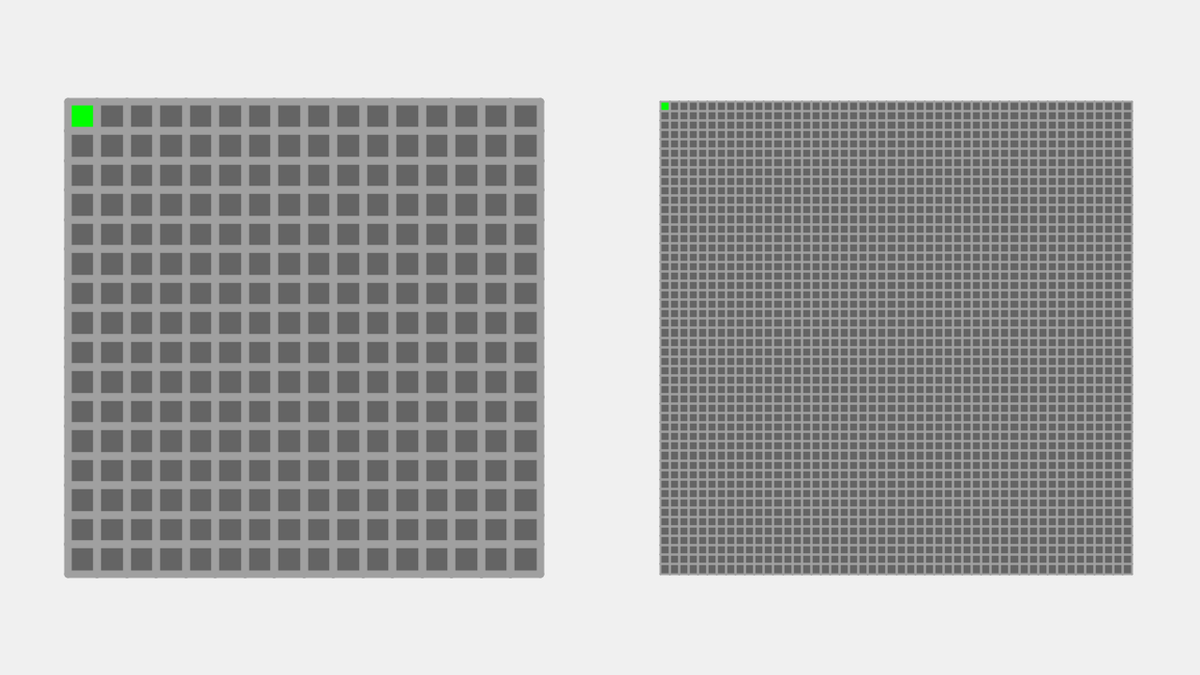
Frame 1 (no input)
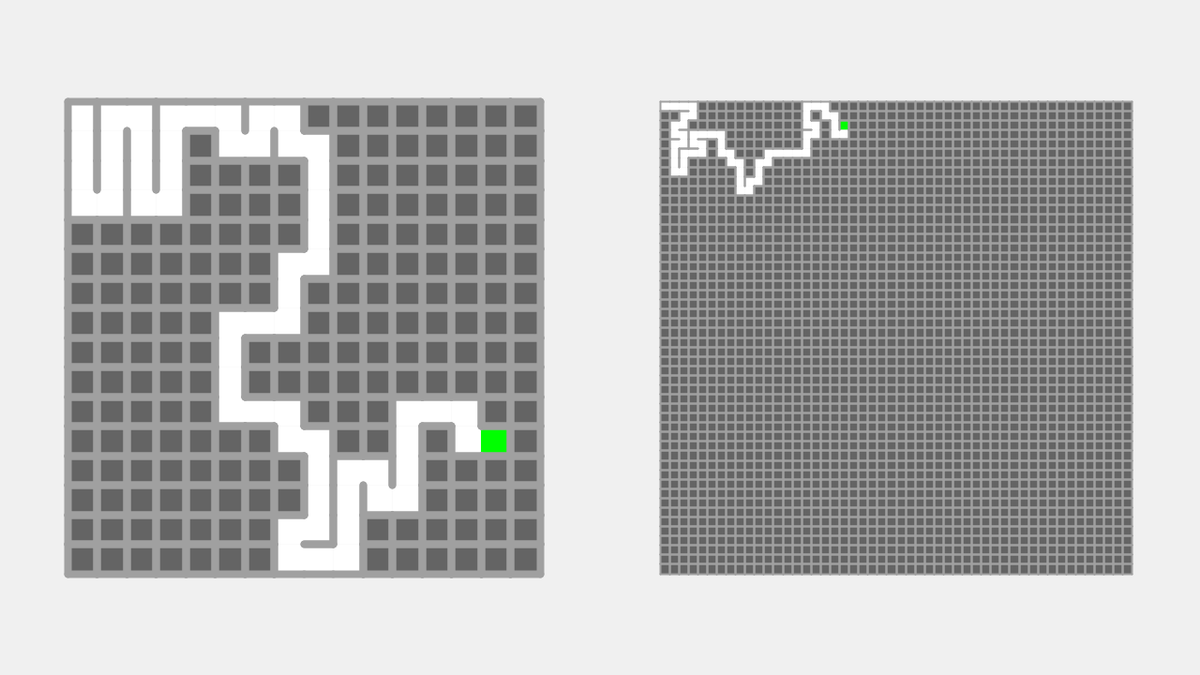
Frame 60 (the mouse pressed at the canvas centre just before this capture)
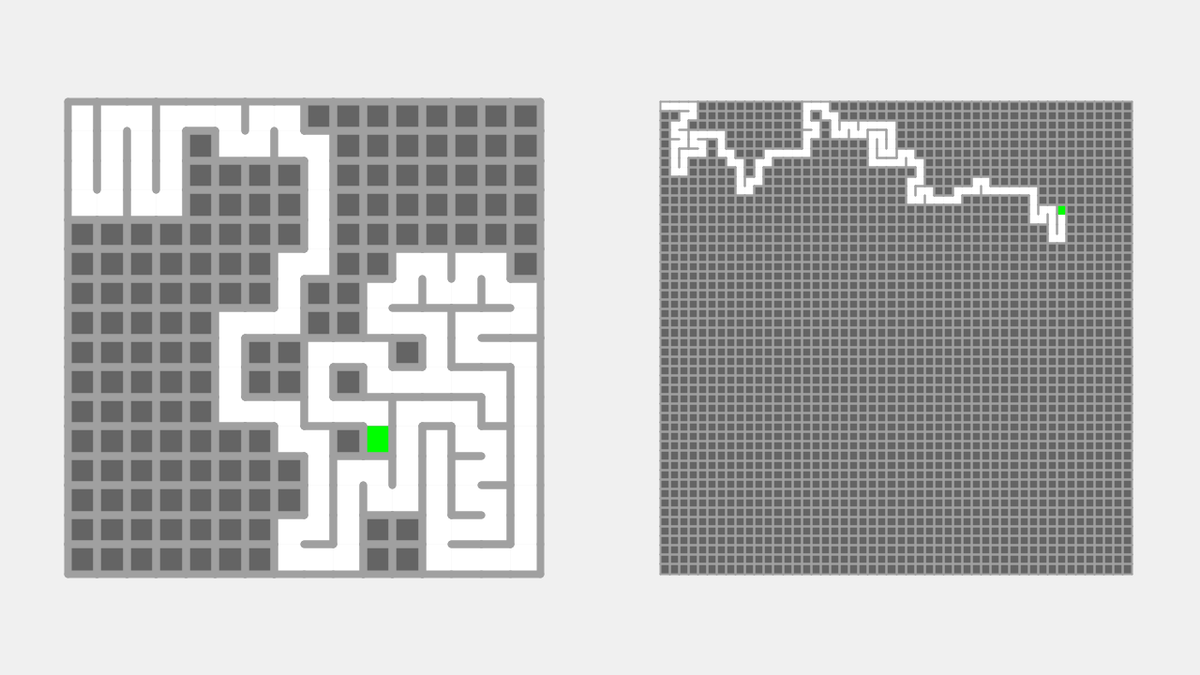
Frame 120 (the mouse held since frame 60 and released just before this capture)

The Processing sketch that drew these frames (run headless with seeded random() and noise(); from frame 60 on, the mouse is pressed at the canvas centre):

// Processing sketch: MazeTest5
// ── MazeTest5.pde
Grid p_grd, e_grd;
int p_clm, p_row, e_clm, e_row;
boolean slow = false;

void setup() {
  size(1280, 720);
  if (slow) frameRate(10); else frameRate(300);
  dimensions();
  makeGrids();
  makeMaze();
}

void draw() {
  println(frameRate);
  background(240);
  p_grd.show();
  e_grd.show();
  p_grd.move();
  e_grd.move();
}

void dimensions() {
  int p_clm_ = 50;
  int p_row_ = 50;
  int e_clm_ = 16;
  int e_row_ = 16;
  p_clm = constrain(p_clm_, 0, 252);
  p_row = constrain(p_row_, 0, 252);
  e_clm = constrain(e_clm_, 0, 252);
  e_row = constrain(e_row_, 0, 252);
}

void makeGrids() {
  p_grd = new Grid(0, p_clm, p_row);
  e_grd = new Grid(1, e_clm, e_row);
}

void makeMaze() {
}

class Grid {
  Cell current;
  int grd, clm, row;
  float w, x_mg, y_mg, sw;
  Cell[][] cell;
  ArrayList<Cell> stack = new ArrayList<Cell>();
  Grid(int grd_, int clm_, int row_) {
    grd = grd_;
    clm = clm_;
    row = row_;
    w = clm > row ? 0.4*width/clm : 0.7*height/row;
    x_mg = grd == 0 ? 0.55*width : 0.45*width - e_clm*w;
    y_mg = 0.15*height;
    sw = clm > row ? max(1, 128/clm) : max(1, 128/row);
    cell = new Cell[clm][row];
    for (int i = 0; i < clm; i++) {
      for (int j = 0; j < row; j++) {
        cell[i][j] = new Cell(grd, i, j, x_mg, y_mg, w, sw);
      }
    }
    current = cell[0][0];
  }
  void move() {
    current.visited = true;
    Cell next = current.checkNeighbours();
    if (next != null) {
      stack.add(current);
      if (current.j - next.j == 1) {
        current.wall[0] = false;
        next.wall[2] = false;
      } else if (current.j - next.j == -1) {
        current.wall[2] = false;
        next.wall[0] = false;
      }
      if (current.i - next.i == 1) {
        current.wall[3] = false;
        next.wall[1] = false;
      } else if (current.i - next.i == -1) {
        current.wall[1] = false;
        next.wall[3] = false;
      }
      current = next;
    } else if (stack.size() > 0) {
      current = stack.get(stack.size() - 1);
      stack.remove(stack.size() - 1);
    }
  }
  void show() {
    for (int i = 0; i < clm; i++) {
      for (int j = 0; j < row; j++) {
        cell[i][j].colour();
      }
    }
    current.highlight();
    for (int i = 0; i < clm; i++) {
      for (int j = 0; j < row; j++) {
        cell[i][j].show();
      }
    }
  }
}

class Cell {
  int grd, i, j;
  float x_mg, y_mg, w, sw, x1, y1, x2, y2;
  boolean visited = false;
  boolean[] wall = {true, true, true, true};
  Cell(int grd_, int i_, int j_, float x_mg_, float y_mg_, float w_, float sw_) {
    grd = grd_;
    i = i_;
    j = j_;
    x_mg = x_mg_;
    y_mg = y_mg_;
    w = w_;
    sw = sw_;
    x1 = i*w + x_mg;
    y1 = j*w + y_mg;
    x2 = x1 + w;
    y2 = y1 + w;
  }
  void colour() {
    if (visited) {
      fill(255);
    } else {
      fill(100);
    }
    noStroke();
    rect(x1, y1, w, w);
  }
  void show() {
    stroke(160);
    strokeWeight(sw);
    if (wall[0]) {
      line(x1, y1, x2, y1);
    }
    if (wall[1]) {
      line(x2, y1, x2, y2);
    }
    if (wall[2]) {
      line(x2, y2, x1, y2);
    }
    if (wall[3]) {
      line(x1, y2, x1, y1);
    }
  }
  Cell checkNeighbours() {
    ArrayList<Cell> neighbours = new ArrayList<Cell>();
    Grid grid = grd == 0 ? p_grd : e_grd;
    if (j - 1 != -1 && !grid.cell[i][j - 1].visited) {
      neighbours.add(grid.cell[i][j - 1]);
    }
    if (j + 1 != grid.row && !grid.cell[i][j + 1].visited) {
      neighbours.add(grid.cell[i][j + 1]);
    }
    if (i - 1 != -1 && !grid.cell[i - 1][j].visited) {
      neighbours.add(grid.cell[i - 1][j]);
    }
    if (i + 1 != grid.clm && !grid.cell[i + 1][j].visited) {
      neighbours.add(grid.cell[i + 1][j]);
    }
    if (neighbours.size() > 0) {
      int r = floor(random(neighbours.size()));
      return neighbours.get(r);
    } else {
      return null;
    }
  }
  void highlight() {
    noStroke();
    fill(0, 255, 0);
    rect(x1, y1, w, w);
  }
}
